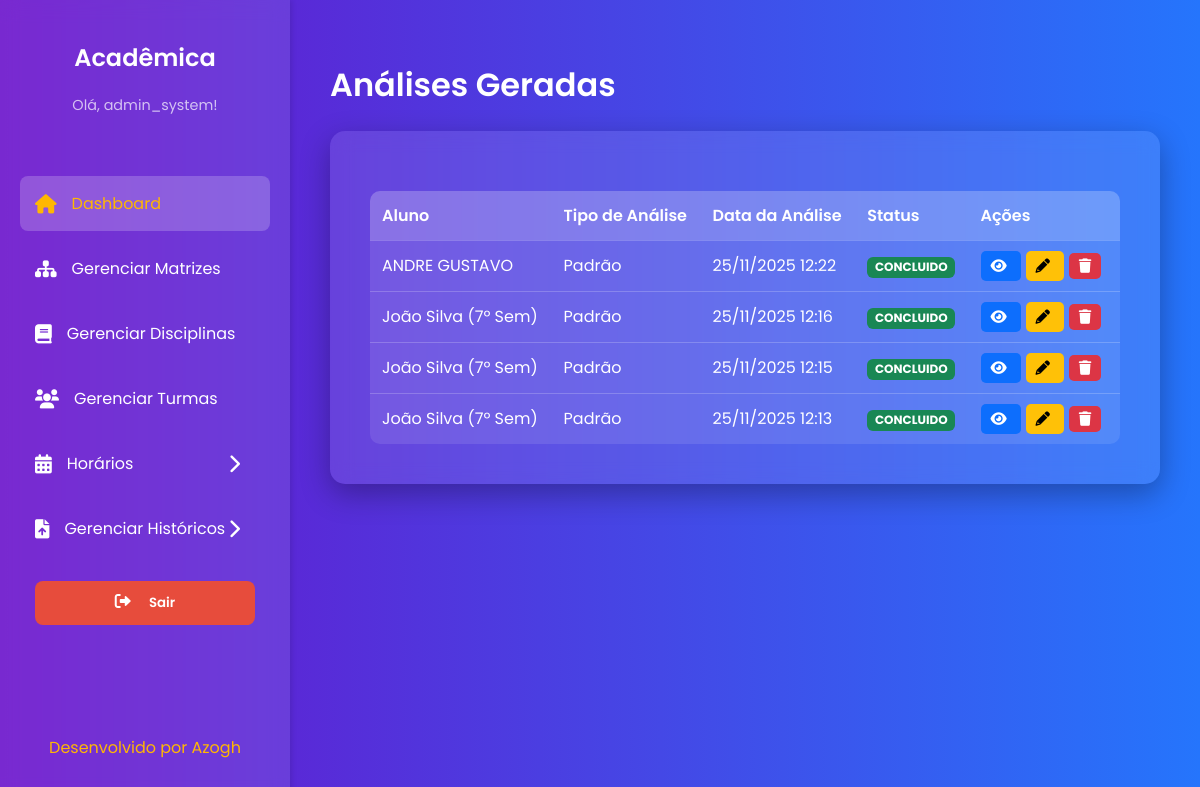
Page /listar/ (signed in) on the committed database.
### core/models.py (models this page shows, shortened)
class Usuario(AbstractUser):
    gestao_inicio = models.DateField(
        null=True,
        blank=True,
        verbose_name="Início da Gestão"
    )
    portaria = models.CharField(
        max_length=15,
        null=True,
        blank=True,
        verbose_name="Número da Portaria"
    )
    groups = models.ManyToManyField(
        'auth.Group',
        related_name='core_usuarios',
        blank=True,
        help_text='The groups this user belongs to.',
        related_query_name='core_usuario',
        verbose_name="Grupos de Usuário"
    )
    user_permissions = models.ManyToManyField(
        'auth.Permission',
        related_name='core_usuarios',
        blank=True,
        help_text='Specific permissions for this user.',
        related_query_name='core_usuario',
        verbose_name="Permissões de Usuário"
    )
    class Meta:
        db_table = 'USUARIO'
        verbose_name = "Usuário"
        verbose_name_plural = "Usuários"

### analytics/models.py (models this page shows, shortened)
class Analise(models.Model):
    TIPO_ANALISE_CHOICES = [
        ('padrao', 'Padrão'),
        ('soft', 'Soft'),
        ('hard', 'Hardcore'),
    ]
    historico = models.ForeignKey(Historico, on_delete=models.CASCADE, related_name='analises')
    coordenador = models.ForeignKey(Usuario, on_delete=models.SET_NULL, null=True, blank=True)
    tipo_analise = models.CharField(max_length=10, choices=TIPO_ANALISE_CHOICES)
    dias_excluidos = models.CharField(max_length=100, blank=True, null=True, help_text="Ex: 'SEG,TER'")
    data_criacao = models.DateTimeField(auto_now_add=True)
    status = models.CharField(max_length=20, default='PENDENTE') # PENDENTE, CONCLUIDO, ERRO
    resultado_texto = models.TextField(blank=True, null=True)

### upload/models.py (models this page shows, shortened)
class Historico(models.Model):
    STATUS_CHOICES = [
        ('PENDENTE', 'Processamento Pendente'),
        ('CONCLUIDO', 'Processamento Concluído'),
        ('ERRO', 'Erro no Processamento'),
    ]
    aluno = models.ForeignKey(
        Aluno,
        on_delete=models.CASCADE,
        verbose_name="Aluno",
        related_name='historicos'
    )
    usuario = models.ForeignKey(
        Usuario,
        on_delete=models.SET_NULL,
        null=True,
        verbose_name="Coordenador Responsável"
    )
    data_upload = models.DateTimeField(
        auto_now_add=True,
        verbose_name="Data de Upload"
    )
    status = models.CharField(
        max_length=20,
        choices=STATUS_CHOICES,
        default='PENDENTE',
        verbose_name="Status de Processamento"
    )
    arquivo_original = models.FileField(
        upload_to='historicos/',
        null=True,
        blank=True,
        verbose_name="Arquivo PDF Original"
    )
    class Meta:
        db_table = 'HISTORICO'
        verbose_name = "Histórico Escolar"
        verbose_name_plural = "Históricos Escolares"

class Aluno(models.Model):
    nome = models.CharField(max_length=100)
    matricula = models.CharField(max_length=10, unique=True)
    curso = models.ForeignKey(
        Curso,
        on_delete=models.CASCADE,
        verbose_name="Curso de Ingresso"
    )
    ano_ingresso = models.CharField(max_length=6, verbose_name="Ano de Ingresso")
    class Meta:
        db_table = 'ALUNO'
        verbose_name = "Aluno"
        verbose_name_plural = "Alunos"

### analytics/views.py (the view)
# urls.py: path('listar/', views.listar_analises, name='listar_analises'),
@login_required
def listar_analises(request):
    analises = Analise.objects.select_related('historico__aluno').order_by('-data_criacao')
    return render(request, 'analytics/listar_analises.html', {'analises': analises})

### analytics/templates/analytics/listar_analises.html (shortened to what this page needs)
{% extends 'core/base.html' %}
{% load static %}
{% block page_title %}Análises Geradas{% endblock %}
{% block content %}
<table>
    <thead>
        <tr>
            <th>Aluno</th>
            <th>Tipo de Análise</th>
            <th>Data da Análise</th>
            <th>Status</th>
            <th>Ações</th>
        </tr>
    </thead>
    <tbody>
        {% for analise in analises %}
        <tr>
            <td>{{ analise.historico.aluno.nome }}</td>
            <td>{{ analise.get_tipo_analise_display }}</td>
            <td>{{ analise.data_criacao|date:"d/m/Y H:i" }}</td>
            <td>
                <span class="status-badge
                    {% if analise.status == 'CONCLUIDO' %}status-concluido
                    {% elif analise.status == 'PENDENTE' %}status-pendente
                    {% else %}status-erro
                    {% endif %}">
                    {{ analise.status }}
                </span>
            </td>
            <td class="action-buttons">
                <a href="{% url 'analytics:consultar_analise' analise_pk=analise.pk %}" class="btn-view" title="Visualizar Grade">
                    <i class="fas fa-eye"></i>
                </a>
                <a href="{% url 'analytics:editar_analise' analise_pk=analise.pk %}" class="btn-edit" title="Editar Grade">
                    <i class="fas fa-pencil-alt"></i>
                </a>
                <form method="POST" action="{% url 'analytics:excluir_analise' analise_pk=analise.pk %}" style="display: inline;" onsubmit="return confirm('Tem certeza que deseja excluir esta análise?');">
                    <button type="submit" class="btn-delete" title="Excluir">
                        <i class="fas fa-trash"></i>
                    </button>
                </form>
            </td>
        </tr>
        {% empty %}
        <tr>
            <td colspan="5" style="text-align: center; padding: 20px; font-size: 1.1em;">
                Nenhuma análise foi gerada ainda.
            </td>
        </tr>
        {% endfor %}
    </tbody>
</table>
{% endblock %}

### core/templates/core/base.html (shortened to what this page needs)
{% load static %}
<!DOCTYPE html>
<html lang="pt-br">
<head>
    <link rel="stylesheet" href="https://cdnjs.cloudflare.com/ajax/libs/font-awesome/6.0.0-beta3/css/all.min.css">
</head>
<body>
    <div class="dashboard-container">
        <aside class="sidebar">
            <div class="sidebar-header">
                <h2>Acadêmica</h2>
                <p>Olá, {{ user.username }}!</p>
            </div>
            <nav class="sidebar-nav">
                <ul>
                    <li><a href="{% url 'painel' %}" class="active"><i class="fas fa-home"></i> Dashboard</a></li>
                    <li><a href="{% url 'listar_matrizes' %}"><i class="fas fa-sitemap"></i> Gerenciar Matrizes</a></li>
                    <li><a href="{% url 'listar_disciplinas' %}"><i class="fas fa-book"></i> Gerenciar Disciplinas</a></li>
                    <li><a href="{% url 'listar_turmas' %}"><i class="fas fa-users"></i> Gerenciar Turmas</a></li>
                    <li class="dropdown-container">
                        <a href="#" id="horarios-dropdown-toggle" class="dropdown-toggle">
                            <i class="fas fa-calendar-alt"></i>
                            <span>Horários</span>
                            <i class="fas fa-chevron-right arrow"></i>
                        </a>
                    </li>
                    <li class="dropdown-container">
                        <a href="#" id="historicos-dropdown-toggle" class="dropdown-toggle">
                            <i class="fas fa-file-upload"></i>
                            <span>Gerenciar Históricos</span>
                            <i class="fas fa-chevron-right arrow"></i>
                        </a>
                    </li>
                    <li><a href="{% url 'logout' %}" style="text-decoration: none; display: block; margin-bottom: 15px;">
            <button type="button" style="
                width: 100%;
                background-color: #e74c3c;
                color: white;
                border: none;
                padding: 12px;
                border-radius: 8px;
                cursor: pointer;
                font-weight: 600;
                transition: background 0.3s;
                font-family: 'Poppins', sans-serif;">
                <i class="fas fa-sign-out-alt"></i> Sair
            </button>
        </a></li>
                </ul>
            </nav>
            <div class="footer">
                <a href="https://github.com/Azogh">Desenvolvido por Azogh</a>
            </div>
        </aside>
        <main class="main-content">
            <div class="header">
                <h1>{% block page_title %}{% endblock %}</h1>
            </div>
            <div class="content-card">
                {% block content %}{% endblock %}
            </div>
        </main>
    </div>
</body>
</html>

### core/templates/core/base.html (style rules this page uses)
:root { --primary-color-dark: #6a11cb; --primary-color-light: #2575fc; --accent-color: #ffb703; --accent-color-hover: #fb8500; --text-color: #fff; --container-bg: rgba(255, 255, 255, 0.1); }
body { font-family: 'Poppins', sans-serif; background: linear-gradient(to right, var(--primary-color-dark), var(--primary-color-light)); color: var(--text-color); margin: 0; padding: 0; min-height: 100vh; box-sizing: border-box; }
.dashboard-container { display: flex; min-height: 100vh; }
.sidebar { width: 250px; background-color: rgba(255, 255, 255, 0.1); backdrop-filter: blur(10px); padding: 20px; box-shadow: 2px 0 5px rgba(0, 0, 0, 0.1); display: flex; flex-direction: column; transition: transform 0.3s ease; }
.sidebar-header { text-align: center; margin-bottom: 30px; }
.sidebar-header h2 { font-size: 1.5em; font-weight: 600; }
.sidebar-header p { font-size: 0.9em; color: rgba(255, 255, 255, 0.7); }
.sidebar-nav ul { list-style: none; padding: 0; }
.sidebar-nav a { display: flex; align-items: center; color: #fff; text-decoration: none; padding: 15px; margin-bottom: 10px; border-radius: 8px; transition: all 0.3s ease; font-weight: 400; }
.sidebar-nav a i { margin-right: 15px; font-size: 1.2em; }
.sidebar-nav a:hover, .sidebar-nav a.active { background-color: rgba(255, 255, 255, 0.2); color: #ffb703; }
.dropdown-container { position: relative; }
.dropdown-toggle { display: flex; align-items: center; color: #fff; text-decoration: none; padding: 15px; margin-bottom: 10px; border-radius: 8px; transition: all 0.3s ease; font-weight: 400; cursor: pointer; }
.dropdown-toggle i { margin-right: 15px; font-size: 1.2em; }
.dropdown-toggle .arrow { margin-left: auto; transition: transform 0.3s ease; }
.footer { margin-top: auto; text-align: center; padding: 20px; }
.footer a { color: #ffb703; text-decoration: none; font-size: 1em; transition: color 0.3s ease; }
.main-content { flex-grow: 1; padding: 40px; display: flex; flex-direction: column; }
.content-card { background-color: rgba(255, 255, 255, 0.1); backdrop-filter: blur(10px); padding: 40px; border-radius: 15px; box-shadow: 0 10px 30px rgba(0, 0, 0, 0.3); }
h1, h2 { font-weight: 600; }
form { display: flex; flex-direction: column; gap: 15px; text-align: left; }
table { width: 100%; border-collapse: collapse; margin-top: 20px; background-color: rgba(255, 255, 255, 0.1); border-radius: 10px; overflow: hidden; }
th, td { padding: 12px; text-align: left; border-bottom: 1px solid rgba(255, 255, 255, 0.2); }
th { font-weight: 600; background-color: rgba(255, 255, 255, 0.15); }
tr:last-child td { border-bottom: none; }

### analytics/templates/analytics/listar_analises.html (style rules this page uses)
.action-buttons a, .action-buttons button { color: #fff; text-decoration: none; padding: 5px 10px; border-radius: 5px; margin-right: 5px; border: none; cursor: pointer; font-size: 0.9em; }
.btn-view { background-color: #0d6efd; }
.btn-edit { background-color: #ffc107; color: #000 !important; }
.btn-delete { background-color: #dc3545; }
.status-badge { display: inline-block; padding: 0.35em 0.65em; font-size: .75em; font-weight: 700; line-height: 1; color: #fff; text-align: center; white-space: nowrap; vertical-align: baseline; border-radius: 0.375rem; }
.status-concluido { background-color: #198754; }

### rows in the picture
Usuario: username "admin_system"
Analise: historico.aluno.nome "ANDRE GUSTAVO", tipo_analise "Padrão", data_criacao "25/11/2025 12:22", status "CONCLUIDO"
Analise: historico.aluno.nome "João Silva (7º Sem)", tipo_analise "Padrão", data_criacao "25/11/2025 12:16", status "CONCLUIDO"
Analise: historico.aluno.nome "João Silva (7º Sem)", tipo_analise "Padrão", data_criacao "25/11/2025 12:15", status "CONCLUIDO"
Analise: historico.aluno.nome "João Silva (7º Sem)", tipo_analise "Padrão", data_criacao "25/11/2025 12:13", status "CONCLUIDO"
